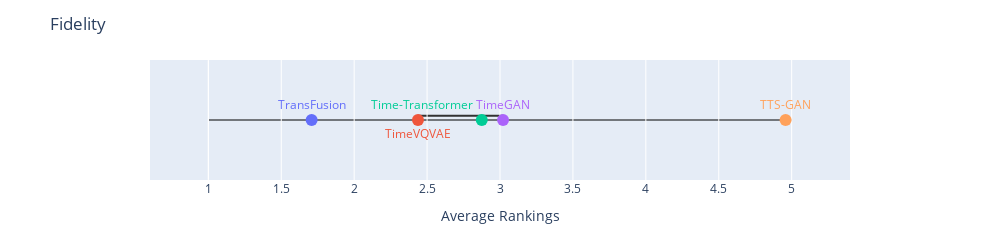
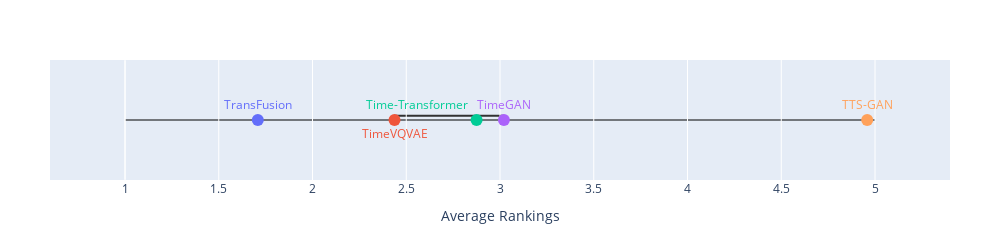

The notebook cell these images were saved under, in order:
### Code cell
connections=[("TimeVQVAE", "TimeGAN")]
plot_average_rankings(
    df_all
        .drop(index="JustCopy", level="Method")
        .drop(columns=["PS", "Time"]), 
    title="Fidelity",
    textpositions=["top center","bottom center","top left","top center","top center"],
    connections=connections)

### Figure 1 — Plotly figure (JSON) as saved in the notebook; plotly's stock layout.template omitted (floating-point values rounded to 4 significant figures)
{"data": [{"marker": {"color": ["#636EFA", "#EF553B", "#00CC96", "#AB63FA", "#FFA15A", "#19D3F3"], "size": 12}, "mode": "markers+text", "text": ["TransFusion", "TimeVQVAE", "Time-Transformer", "TimeGAN", "TTS-GAN"], "textfont": {"color": ["#636EFA", "#EF553B", "#00CC96", "#AB63FA", "#FFA15A", "#19D3F3"]}, "textposition": ["top center", "bottom center", "top left", "top center", "top center"], "type": "scatter", "x": [1.708, 2.438, 2.875, 3.021, 4.958], "y": [0, 0, 0, 0, 0]}], "layout": {"height": 210, "margin": {"b": 60, "l": 150, "r": 150, "t": 60}, "shapes": [{"layer": "below", "line": {"color": "rgb(50.0,50.0,50.0)", "width": 2}, "type": "line", "x0": 2.438, "x1": 3.021, "y0": 0.07, "y1": 0.07}, {"layer": "below", "line": {"color": "black", "width": 1}, "type": "line", "x0": 1, "x1": 5, "y0": 0, "y1": 0}, {"layer": "below", "line": {"color": "white", "width": 1}, "type": "line", "x0": 1, "x1": 1, "y0": -1, "y1": 1}], "showlegend": false, "title": {"text": "Fidelity"}, "width": 1000, "xaxis": {"range": [0.6, 5.4], "showgrid": true, "title": {"text": "Average Rankings"}, "zeroline": false}, "yaxis": {"title": {"text": ""}, "visible": false}}}

### Figure 2 — Plotly figure (JSON) as saved in the notebook; plotly's stock layout.template omitted (floating-point values rounded to 4 significant figures)
{"data": [{"marker": {"color": ["#636EFA", "#EF553B", "#00CC96", "#AB63FA", "#FFA15A", "#19D3F3"], "size": 12}, "mode": "markers+text", "text": ["TransFusion", "TimeVQVAE", "Time-Transformer", "TimeGAN", "TTS-GAN"], "textfont": {"color": ["#636EFA", "#EF553B", "#00CC96", "#AB63FA", "#FFA15A", "#19D3F3"]}, "textposition": ["top center", "bottom center", "top left", "top center", "top center"], "type": "scatter", "x": [1.708, 2.438, 2.875, 3.021, 4.958], "y": [0, 0, 0, 0, 0]}], "layout": {"height": 210, "margin": {"b": 60, "l": 50, "r": 50, "t": 60}, "shapes": [{"layer": "below", "line": {"color": "rgb(50.0,50.0,50.0)", "width": 2}, "type": "line", "x0": 2.438, "x1": 3.021, "y0": 0.07, "y1": 0.07}, {"layer": "below", "line": {"color": "black", "width": 1}, "type": "line", "x0": 1, "x1": 5, "y0": 0, "y1": 0}, {"layer": "below", "line": {"color": "white", "width": 1}, "type": "line", "x0": 1, "x1": 1, "y0": -1, "y1": 1}], "showlegend": false, "title": {}, "width": 1000, "xaxis": {"range": [0.6, 5.4], "showgrid": true, "title": {"text": "Average Rankings"}, "zeroline": false}, "yaxis": {"title": {"text": ""}, "visible": false}}}
